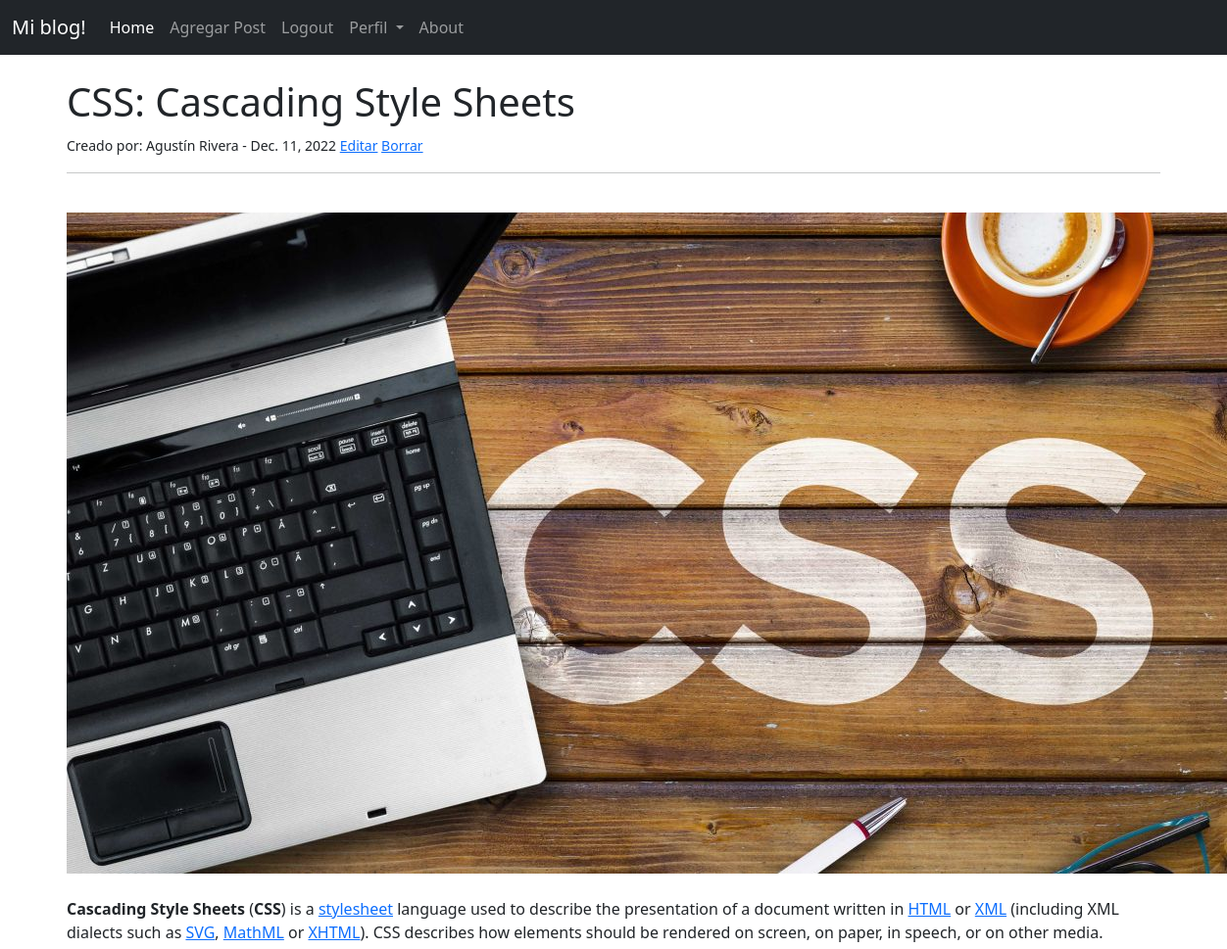
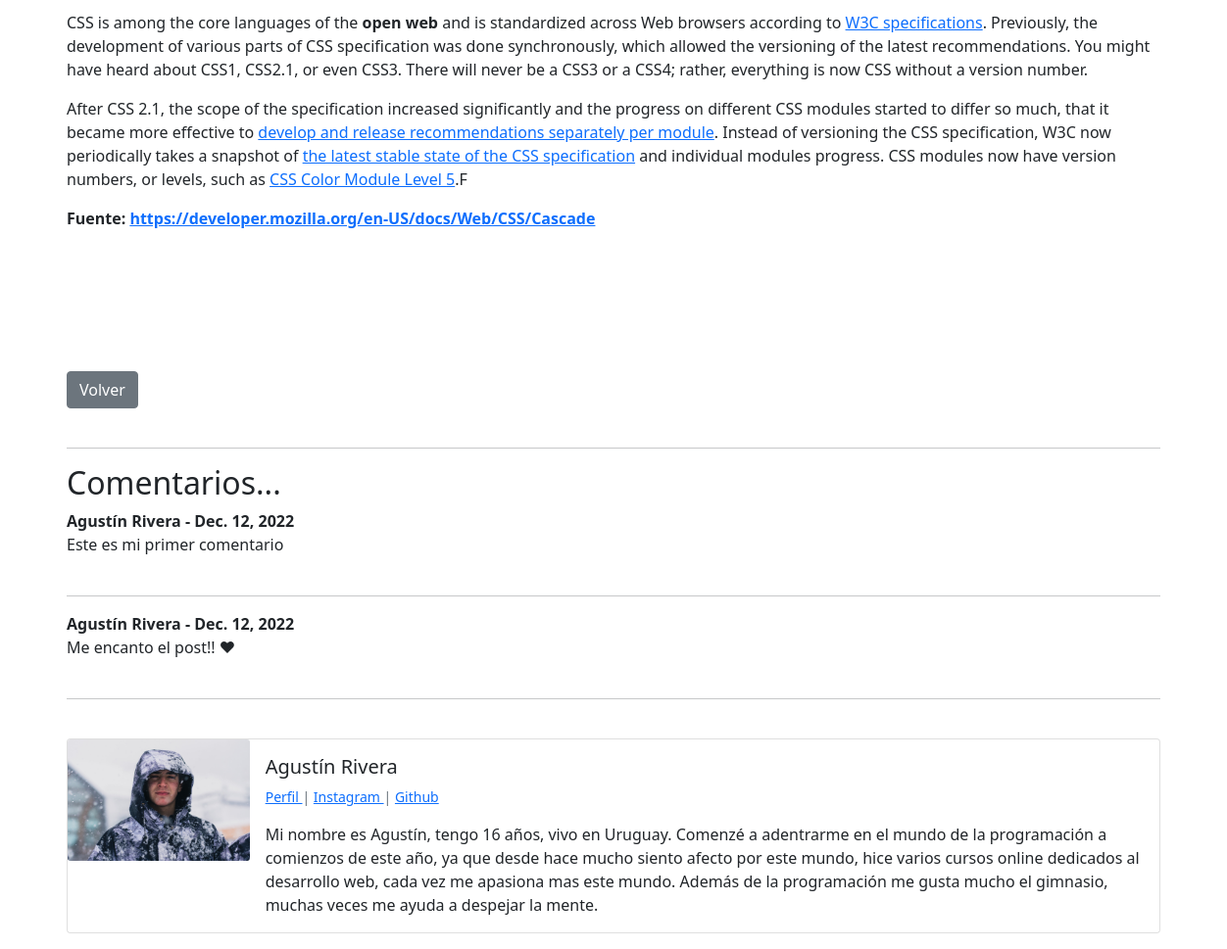
The page /post/10/ (signed in) on the database its author committed (2 pictures, top to bottom).
### appblog/models.py (models this page shows, shortened)
class Post(models.Model):
    titulo = models.CharField(max_length=60)
    imagen_cabezera = models.ImageField(null=True, blank=True, upload_to="imagenes/")
    titulo_tag = models.CharField(max_length=60)
    autor = models.ForeignKey(User, on_delete=models.CASCADE)
    cuerpo = RichTextField(blank=True, null=True)
    fecha = models.DateField(auto_now_add=True)
    descripcion = models.CharField(max_length=100, default='click en el link para leer mas')

class Comment(models.Model):
    post = models.ForeignKey(Post,related_name="comments", on_delete=models.CASCADE)
    name = models.CharField(max_length=255)
    body = models.TextField()
    date_added = models.DateField(auto_now_add=True)

class Perfil(models.Model):
    user = models.OneToOneField(User, null=True, on_delete=models.CASCADE)
    bio = models.TextField()
    perfil_imagen = models.ImageField(null=True, blank=True, upload_to="imagenes/perfil/")
    Instagram_url = models.CharField(max_length=255, null=True, blank=True)
    github_url =  models.CharField(max_length=255, null=True, blank=True)
    fb_url = models.CharField(max_length=255, null=True, blank=True)
    web_url =  models.CharField(max_length=255, null=True, blank=True)
    Twitter_url = models.CharField(max_length=255, null=True, blank=True)

### appblog/views.py (the view)
# urls.py: path('post/<pk>/', PostDetail.as_view(), name="detalle-post"),
class PostDetail(DetailView):
   model = Post
   template_name = 'appblog/detail_post.html'

### appblog/templates/appblog/detail_post.html (shortened to what this page needs)
{% extends 'appblog/base.html' %}
{% block contenido %}
    <h1> {{object.titulo}} </h1>
    <small>Creado por: {{ object.autor.first_name}}
        {{object.autor.last_name}} - {{ object.fecha }}
            {% if request.user.is_authenticated %}
                <a href="{% url 'actualizar-post' object.id %}">Editar</a>
                <a href="{% url 'borrar-post' object.id %}">Borrar</a>
            {% endif %}
    </small><br/>
    <hr>
    <br/>
    {% if object.imagen_cabezera %}
    <img src="{{ object.imagen_cabezera.url }}">
    {% endif %}
    <br/><br/>
    {{ object.cuerpo|safe }}
<br/><br/>
<a href="{% url 'inicio' %}" class="btn btn-secondary"> Volver </a>
<br/><br/>
<hr>
<h2> Comentarios...</h2>
{% if not post.comments.all %}
<br>
    No hay comentarios aún...
    <br>
    <a href="#" >Agregar uno</a>
<hr>
<br>
{% else %}
    {% for comment in post.comments.all %}
        <strong>
            {{ comment.name}} -
            {{ comment.date_added}}
        </strong>
        <br>
        {{ comment.body}}
        <br/><br/>
        <hr>
    {% endfor %}
{% endif %}
<br>
    <div class="card mb-3" >
    <div class="row g-0">
        <div class="col-md-2">
{% if object.autor.perfil.perfil_imagen %}
    <img src="{{ object.autor.perfil.perfil_imagen.url }}" class="card-img"   >
{% else %}
    <img src="https://180dc.org/wp-content/uploads/2016/08/default-profile.png" class="card-img" >
{% endif %}
        </div>
        <div class="col-md-10">
        <div class="card-body">
            <h5 class="card-title">
                {{ object.autor.first_name}}
                {{object.autor.last_name}}
            </h5>
        <p class= "small text-muted">
            <a href="{% url 'show_profile' object.autor.perfil.id %}"> Perfil </a> |
            {% if object.autor.perfil.Instagram_url %}
                <a href="{{ object.autor.perfil.Instagram_url }}">Instagram </a> |
            {% endif %}
            {% if object.autor.perfil.github_url %}
                <a href="{{ object.autor.perfil.github_url }}">Github </a>
            {% endif %}
            </p>
            <p class="card-text">{{ object.autor.perfil.bio }}</p>
        </div>
        </div>
    </div>
    </div>
{% endblock %}

### rows shown on the page
Post: titulo "CSS: Cascading Style Sheets", autor.first_name "Agustín", autor.last_name "Rivera", fecha "Dec. 11, 2022", imagen_cabezera (picture), cuerpo "Cascading Style Sheets ( CSS ) is a stylesheet language used to describe the presentation of a document written in HTML or XML (including XML dialects such as SVG , MathML or XHTML ). CSS describes how elements should be rendered on screen, on paper, in speech, or on other media. CSS is among the core languages of the open web and is standardized across Web browsers according to W3C specifications . Previously, the development of various parts of CSS specification was done synchronously, which allowed the versioning of the latest recommendations. You might have heard about CSS1, CSS2.1, or even CSS3. There will never be a CSS3 or a CSS4; rather, everything is now CSS without a version…", autor.perfil.perfil_imagen (picture), autor.perfil.bio "Mi nombre es Agustín, tengo 16 años, vivo en Uruguay. Comenzé a adentrarme en el mundo de la programación a comienzos de este año, ya que desde hace mucho siento afecto por este mundo, hice varios cursos online dedicados al desarrollo web, cada vez me apasiona mas este mundo. Además de la programación me gusta mucho el gimnasio, muchas veces me ayuda a despejar la mente."
Comment: name "Agustín Rivera", date_added "Dec. 12, 2022", body "Este es mi primer comentario"
Comment: name "Agustín Rivera", date_added "Dec. 12, 2022", body "Me encanto el post!! ♥"
